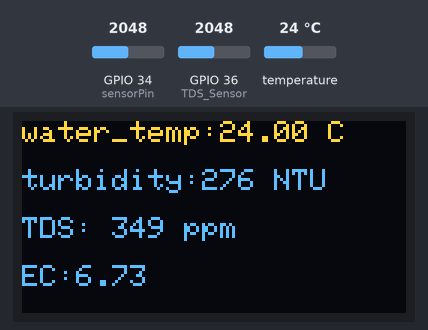
The sketch below on a simulated ESP32. Shown: 128×64 one-colour display. The test bench sets the inputs (shaded band); at power-on: temperature 24 °C, GPIO 34 (sensorPin) = 2048, GPIO 36 (TDS_Sensor) = 2048. The OLED is the two-colour kind (top 16 rows yellow); WiFi joins after 1.5 s; servers stay silent unless stated; the display library's start-up logo is not drawn; what the sketch prints to the serial monitor is not drawn.

Above: at 6.1 s.
6.2 s: temperature set to 12 °C
At 10.9 s:
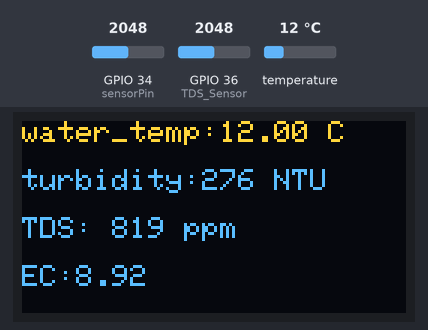
11.7 s: GPIO 34 (sensorPin) set to 2866
At 15.4 s:
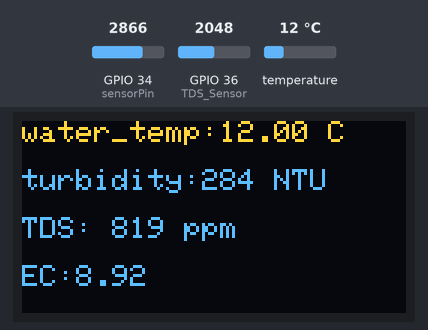
16.4 s: GPIO 36 (TDS_Sensor) set to 2866
At 19.9 s:
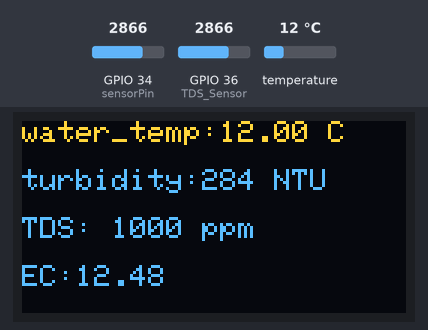
21.0 s: temperature set to 19 °C
At 25.4 s:
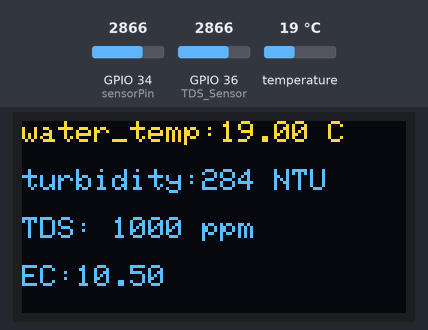
25.7 s: GPIO 34 (sensorPin) set to 3603
At 30.1 s:
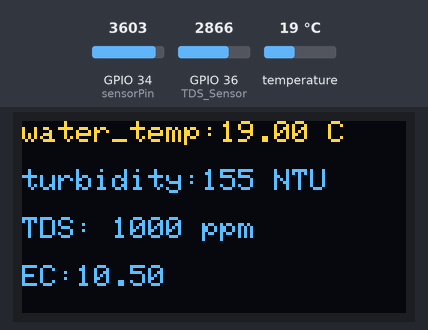
30.4 s: GPIO 36 (TDS_Sensor) set to 3603
At 34.5 s:
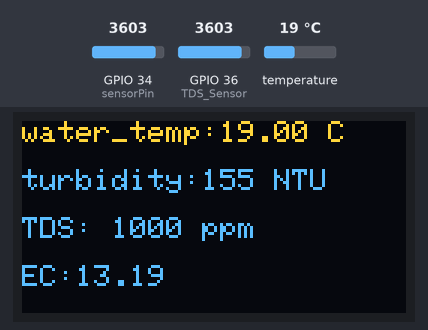
Timing chart, 0 to 36.0 s (numbered marks = the images above; inputs shaded):
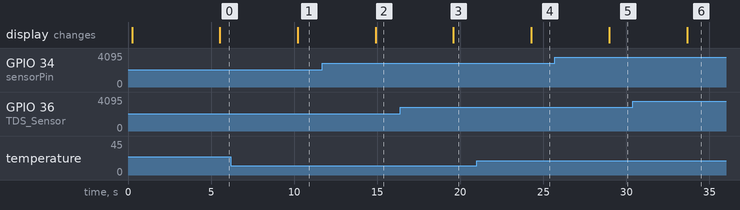

The sketch:

doan1.ino
```cpp
#include <Firebase_ESP_Client.h>
#include <SPI.h>
#include <Wire.h>
#include <Adafruit_GFX.h>
#include <Adafruit_SH110X.h>
#include <OneWire.h>
#include <DallasTemperature.h>

#define i2c_Address 0x3c //initialize with the I2C addr 0x3C Typically eBay OLED's
//#define i2c_Address 0x3d //initialize with the I2C addr 0x3D Typically Adafruit OLED's
#define SCREEN_WIDTH 128 // OLED display width, in pixels
#define SCREEN_HEIGHT 64 // OLED display height, in pixels
#define OLED_RESET -1    // QT-PY / XIAO
Adafruit_SH1106G display = Adafruit_SH1106G(SCREEN_WIDTH, SCREEN_HEIGHT, &Wire, OLED_RESET);

//Provide the token generation process info.
#include "addons/TokenHelper.h"
//Provide the RTDB payload printing info and other helper functions.
#include "addons/RTDBHelper.h"

// Insert your network credentials
#define WIFI_SSID "Redmi Note 10S"
#define WIFI_PASSWORD "123456789"

#define DATABASE_URL "https://iot2-37175-default-rtdb.firebaseio.com/"
#define API_KEY "AIzaSyBRcKbTuTnJ0ljvkK4OQQFpiI_jXY8XOZI"

//Define Firebase Data object
FirebaseData fbdo;
FirebaseAuth auth;
FirebaseConfig config;

// GPIO where the DS18B20 is connected to
const int oneWireBus = 4;
int TDS_Sensor = A0;
int sensorPin = 34;
float Aref = 3.3;
float ec_Val = 0;
unsigned int tds_value = 0;
float ecCal = 1;
double wTemp;
bool signupOK = false;
float volt;
float ntu;
long ntu_standardized;

// Setup a oneWire instance to communicate with any OneWire devices
OneWire oneWire(oneWireBus);

// Pass our oneWire reference to Dallas Temperature sensor
DallasTemperature sensors(&oneWire);

void setup() {
  // Start the Serial Monitor
  Serial.begin(115200);
  delay(250); // wait for the OLED to power up
  display.begin(i2c_Address, true); // Address 0x3C default
  display.display();
  delay(2000);
  display.clearDisplay();
  // Start the DS18B20 sensor
  sensors.begin();
  WiFi.begin(WIFI_SSID, WIFI_PASSWORD);
  Serial.print("Connecting to Wi-Fi");
  while (WiFi.status() != WL_CONNECTED){
    Serial.print(".");
    delay(100);
  }
  Serial.println();
  Serial.print("Connected with IP: ");
  Serial.println(WiFi.localIP());
  Serial.println();

  /* Assign the api key (required) */
  config.api_key = API_KEY;

  /* Assign the RTDB URL (required) */
  config.database_url = DATABASE_URL;

  /* Sign up */
  if (Firebase.signUp(&config, &auth, "", "")){
    Serial.println("ok");
    signupOK = true;
  }
  else{
    Serial.printf("%s\n", config.signer.signupError.message.c_str());
  }

  /* Assign the callback function for the long running token generation task */
  config.token_status_callback = tokenStatusCallback;

  Firebase.begin(&config, &auth);
  Firebase.reconnectWiFi(true);
}

void loop() {
  sensors.requestTemperatures();
  float temperatureC = sensors.getTempCByIndex(0);
  float temperatureF = sensors.getTempFByIndex(0);
  Serial.print(temperatureC);
  Serial.println("ºC");
  Serial.print(temperatureF);
  Serial.println("ºF");
  volt = 0;
  wTemp = temperatureC;
  float V_level= Aref / 1024.0;
  float rawEc = analogRead(TDS_Sensor) * V_level;  // Raw  data of EC
  float T_Cof = 1.0 + 0.02 * (wTemp - 25.0);  // Temperature Coefficient

  for(int i = 0; i < 800; i++)
  {
      volt += ((float)analogRead(sensorPin) / 1023) * 5;
  }
  volt = volt / 800 / 667 * 140;
  volt = round_to_dp(volt, 2);

  if(volt < 1){
    ntu = 6000;
  }else{
    ntu = -1120.4 * volt * volt + 5742.3 * volt - 4353.8;
  }
  // Quy chuẩn NTU từ 0 tới 1000
  ntu_standardized = map(ntu, 0, 10000, 0, 1000);
  ntu_standardized = constrain(ntu_standardized, 0, 1000); // Đảm bảo giá trị nằm trong khoảng từ 0 tới 1000

  delay(200);
  Serial.print(volt);
  Serial.println(" V");
  // Serial.print(ntu);
  // Serial.println(" NTU");
  Serial.print(ntu_standardized);
  Serial.println(" NTU ");

  ec_Val = (rawEc / T_Cof) * ecCal;// temperature and calibration compensation
  tds_value = (133.42 * pow(ec_Val, 3) - 255.86 * ec_Val * ec_Val + 857.39 * ec_Val) * 0.5;

  tds_value = map(tds_value, 0, 50000, 0, 1000);
  tds_value = constrain(tds_value, 0, 1000); // Đảm bảo giá trị nằm trong khoảng từ 0 tới 1000

  double Far= (((wTemp *9)/5) + 32); // Temp in Far*
  Serial.print("TDS:"); Serial.println(tds_value);
  Serial.print("EC:"); Serial.println(ec_Val, 2);
  Firebase.RTDB.setInt(&fbdo, "water/water_temp(C)", temperatureC);
  Firebase.RTDB.setInt(&fbdo, "water/turbidity(NTU)", ntu_standardized);
  Firebase.RTDB.setInt(&fbdo, "water/TDS", tds_value);
  Firebase.RTDB.setInt(&fbdo, "water/EC", ec_Val);
  display.clearDisplay();

  display.setTextSize(1); // Normal 1:1 pixel scale
  display.setTextColor(SH110X_WHITE); // Draw white text
  display.setCursor(0, 0); // Start at top-left corner

  display.print("water_temp:");
  display.print(temperatureC);
  display.println(" C");
  display.println("");
  display.print("turbidity:");
  display.print(ntu_standardized);
  display.println(" NTU");
  display.println("");
  display.print("TDS: ");
  display.print(tds_value);
  display.println(" ppm");
  display.println("");
  display.print("EC:");
  display.println(ec_Val, 2);

  // display.println(" %");
  display.display();

  delay(3000);
}

float round_to_dp(float in_value, int decimal_place)
{
  float multiplier = powf(10.0f, decimal_place);
  in_value = roundf(in_value * multiplier) / multiplier;
  return in_value;
}
```

Measured:
- after the input at 6.2 s, the display: changes after 4.0 s (image 1)
- after the input at 11.7 s, the display: changes after 3.2 s (image 2)
- after the input at 16.4 s, the display: changes after 3.2 s (image 3)
- after the input at 21.0 s, the display: changes after 3.3 s (image 4)
- after the input at 25.7 s, the display: changes after 3.3 s (image 5)
- after the input at 30.4 s, the display: changes after 3.3 s (image 6)
